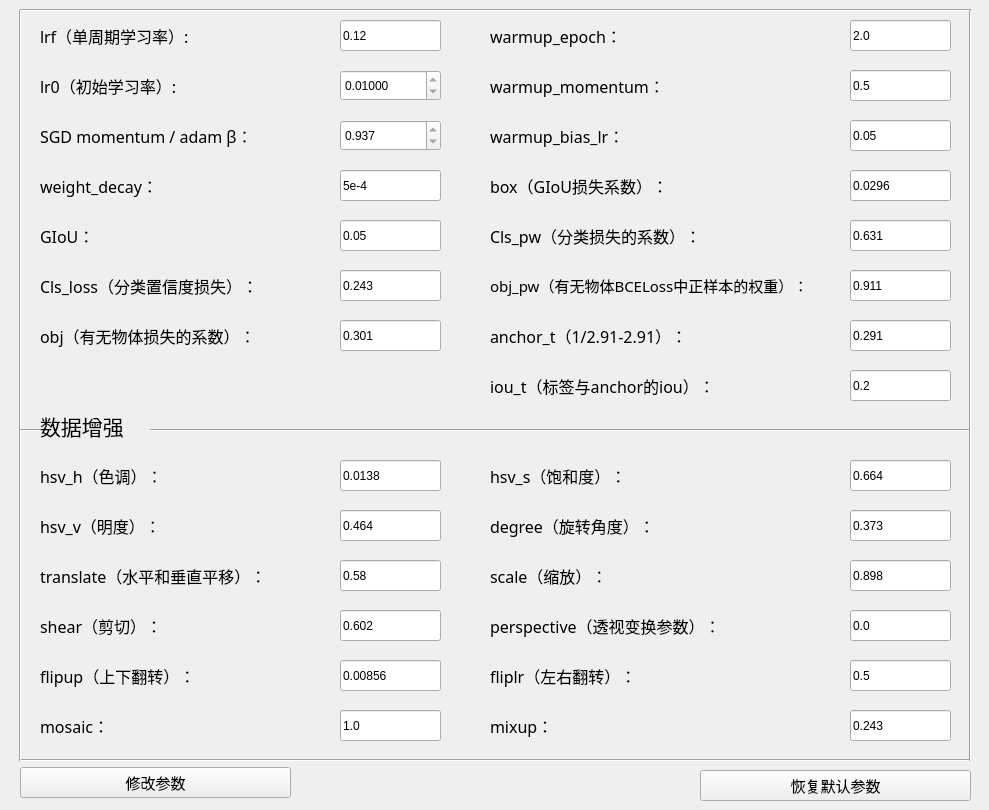
   <widget class="QWidget" name="tab_5">
    <attribute name="title">
     <string>超参数初始化</string>
    </attribute>
    <widget class="QLineEdit" name="cls">
     <property name="geometry">
      <rect>
       <x>340</x>
       <y>270</y>
       <width>101</width>
       <height>31</height>
      </rect>
     </property>
     <property name="styleSheet">
      <string notr="true">font: 87 9pt &quot;Arial Black&quot;;</string>
     </property>
     <property name="text">
      <string>0.243</string>
     </property>
     <property name="readOnly">
      <bool>true</bool>
     </property>
    </widget>
    <widget class="QLineEdit" name="weight_decay">
     <property name="geometry">
      <rect>
       <x>340</x>
       <y>170</y>
       <width>101</width>
       <height>31</height>
      </rect>
     </property>
     <property name="styleSheet">
      <string notr="true">font: 87 9pt &quot;Arial Black&quot;;</string>
     </property>
     <property name="text">
      <string>5e-4</string>
     </property>
     <property name="readOnly">
      <bool>true</bool>
     </property>
    </widget>
    <widget class="QDoubleSpinBox" name="lr0">
     <property name="geometry">
      <rect>
       <x>340</x>
       <y>70</y>
       <width>101</width>
       <height>31</height>
      </rect>
     </property>
     <property name="styleSheet">
      <string notr="true">
font: 87 9pt &quot;Arial Black&quot;;</string>
     </property>
     <property name="readOnly">
      <bool>true</bool>
     </property>
     <property name="decimals">
      <number>5</number>
     </property>
     <property name="minimum">
      <double>0.000010000000000</double>
     </property>
     <property name="maximum">
      <double>2.000000000000000</double>
     </property>
     <property name="singleStep">
      <double>0.000500000000000</double>
     </property>
     <property name="value">
      <double>0.010000000000000</double>
     </property>
    </widget>
    <widget class="QLabel" name="label_33">
     <property name="geometry">
      <rect>
       <x>40</x>
       <y>60</y>
       <width>251</width>
       <height>51</height>
      </rect>
     </property>
     <property name="font">
      <font>
       <family>黑体</family>
       <pointsize>12</pointsize>
      </font>
     </property>
     <property name="text">
      <string>lr0（初始学习率）:</string>
     </property>
    </widget>
    <widget class="QDoubleSpinBox" name="momentum">
     <property name="geometry">
      <rect>
       <x>340</x>
       <y>120</y>
       <width>101</width>
       <height>31</height>
      </rect>
     </property>
     <property name="styleSheet">
      <string notr="true">
font: 87 9pt &quot;Arial Black&quot;;</string>
     </property>
     <property name="readOnly">
      <bool>true</bool>
     </property>
     <property name="decimals">
      <number>3</number>
     </property>
     <property name="minimum">
      <double>0.001000000000000</double>
     </property>
     <property name="maximum">
      <double>1.000000000000000</double>
     </property>
     <property name="singleStep">
      <double>0.050000000000000</double>
     </property>
     <property name="value">
      <double>0.937000000000000</double>
     </property>
    </widget>
    <widget class="QLabel" name="label_34">
     <property name="geometry">
      <rect>
       <x>40</x>
       <y>260</y>
       <width>281</width>
       <height>51</height>
      </rect>
     </property>
     <property name="font">
      <font>
       <family>黑体</family>
       <pointsize>12</pointsize>
      </font>
     </property>
     <property name="text">
      <string>Cls_loss（分类置信度损失）：</string>
     </property>
    </widget>
    <widget class="QLabel" name="label_35">
     <property name="geometry">
      <rect>
       <x>40</x>
       <y>210</y>
       <width>251</width>
       <height>51</height>
      </rect>
     </property>
     <property name="font">
      <font>
       <family>黑体</family>
       <pointsize>12</pointsize>
      </font>
     </property>
     <property name="text">
      <string>GIoU：</string>
     </property>
    </widget>
    <widget class="QLineEdit" name="giou">
     <property name="geometry">
      <rect>
       <x>340</x>
       <y>220</y>
       <width>101</width>
       <height>31</height>
      </rect>
     </property>
     <property name="styleSheet">
      <string notr="true">font: 87 9pt &quot;Arial Black&quot;;</string>
     </property>
     <property name="text">
      <string>0.05</string>
     </property>
     <property name="readOnly">
      <bool>true</bool>
     </property>
    </widget>
    <widget class="QLabel" name="label_36">
     <property name="geometry">
      <rect>
       <x>40</x>
       <y>160</y>
       <width>251</width>
       <height>51</height>
      </rect>
     </property>
     <property name="font">
      <font>
       <family>黑体</family>
       <pointsize>12</pointsize>
      </font>
     </property>
     <property name="text">
      <string>weight_decay：</string>
     </property>
    </widget>
    <widget class="QLabel" name="label_37">
     <property name="geometry">
      <rect>
       <x>40</x>
       <y>110</y>
       <width>251</width>
       <height>51</height>
      </rect>
     </property>
     <property name="font">
      <font>
       <family>黑体</family>
       <pointsize>12</pointsize>
      </font>
     </property>
     <property name="text">
      <string>SGD momentum / adam β：</string>
     </property>
    </widget>
    <widget class="QLineEdit" name="obj">
     <property name="geometry">
      <rect>
       <x>340</x>
       <y>320</y>
       <width>101</width>
       <height>31</height>
      </rect>
     </property>
     <property name="styleSheet">
      <string notr="true">font: 87 9pt &quot;Arial Black&quot;;</string>
     </property>
     <property name="text">
      <string>0.301</string>
     </property>
     <property name="readOnly">
      <bool>true</bool>
     </property>
    </widget>
    <widget class="QLineEdit" name="iou_t">
     <property name="geometry">
      <rect>
       <x>850</x>
       <y>370</y>
       <width>101</width>
       <height>31</height>
      </rect>
     </property>
     <property name="styleSheet">
      <string notr="true">font: 87 9pt &quot;Arial Black&quot;;</string>
     </property>
     <property name="text">
      <string>0.2</string>
     </property>
     <property name="readOnly">
      <bool>true</bool>
     </property>
    </widget>
    <widget class="QLineEdit" name="hsv_h">
     <property name="geometry">
      <rect>
       <x>340</x>
       <y>460</y>
       <width>101</width>
       <height>31</height>
      </rect>
     </property>
     <property name="styleSheet">
      <string notr="true">font: 87 9pt &quot;Arial Black&quot;;</string>
     </property>
     <property name="text">
      <string>0.0138</string>
     </property>
     <property name="readOnly">
      <bool>true</bool>
     </property>
    </widget>
    <widget class="QLineEdit" name="hsv_v">
     <property name="geometry">
      <rect>
       <x>340</x>
       <y>510</y>
       <width>101</width>
       <height>31</height>
      </rect>
     </property>
     <property name="styleSheet">
      <string notr="true">font: 87 9pt &quot;Arial Black&quot;;</string>
     </property>
     <property name="text">
      <string>0.464</string>
     </property>
     <property name="readOnly">
      <bool>true</bool>
     </property>
    </widget>
    <widget class="QLineEdit" name="translate">
     <property name="geometry">
      <rect>
       <x>340</x>
       <y>560</y>
       <width>101</width>
       <height>31</height>
      </rect>
     </property>
     <property name="styleSheet">
      <string notr="true">font: 87 9pt &quot;Arial Black&quot;;</string>
     </property>
     <property name="text">
      <string>0.58</string>
     </property>
     <property name="readOnly">
      <bool>true</bool>
     </property>
    </widget>
    <widget class="QLineEdit" name="shear">
     <property name="geometry">
      <rect>
       <x>340</x>
       <y>610</y>
       <width>101</width>
       <height>31</height>
      </rect>
     </property>
     <property name="styleSheet">
      <string notr="true">font: 87 9pt &quot;Arial Black&quot;;</string>
     </property>
     <property name="text">
      <string>0.602</string>
     </property>
     <property name="readOnly">
      <bool>true</bool>
     </property>
    </widget>
    <widget class="QLineEdit" name="flipup">
     <property name="geometry">
      <rect>
       <x>340</x>
       <y>660</y>
       <width>101</width>
       <height>31</height>
      </rect>
     </property>
     <property name="styleSheet">
      <string notr="true">font: 87 9pt &quot;Arial Black&quot;;</string>
     </property>
     <property name="text">
      <string>0.00856</string>
     </property>
     <property name="readOnly">
      <bool>true</bool>
     </property>
    </widget>
    <widget class="QLineEdit" name="perspective">
     <property name="geometry">
      <rect>
       <x>850</x>
       <y>610</y>
       <width>101</width>
       <height>31</height>
      </rect>
     </property>
     <property name="styleSheet">
      <string notr="true">font: 87 9pt &quot;Arial Black&quot;;</string>
     </property>
     <property name="text">
      <string>0.0</string>
     </property>
     <property name="readOnly">
      <bool>true</bool>
     </property>
    </widget>
    <widget class="QLineEdit" name="scale">
     <property name="geometry">
      <rect>
       <x>850</x>
       <y>560</y>
       <width>101</width>
       <height>31</height>
      </rect>
     </property>
     <property name="styleSheet">
      <string notr="true">font: 87 9pt &quot;Arial Black&quot;;</string>
     </property>
     <property name="text">
      <string>0.898</string>
     </property>
     <property name="readOnly">
      <bool>true</bool>
     </property>
    </widget>
    <widget class="QLineEdit" name="lrf">
     <property name="geometry">
      <rect>
       <x>340</x>
       <y>20</y>
       <width>101</width>
       <height>31</height>
      </rect>
     </property>
     <property name="styleSheet">
      <string notr="true">font: 87 9pt &quot;Arial Black&quot;;</string>
     </property>
     <property name="text">
      <string>0.12</string>
     </property>
     <property name="readOnly">
      <bool>true</bool>
     </property>
    </widget>
    <widget class="QLineEdit" name="warmup_epoch">
     <property name="geometry">
      <rect>
       <x>850</x>
       <y>20</y>
       <width>101</width>
       <height>31</height>
      </rect>
     </property>
     <property name="styleSheet">
      <string notr="true">font: 87 9pt &quot;Arial Black&quot;;</string>
     </property>
     <property name="text">
      <string>2.0</string>
     </property>
     <property name="readOnly">
      <bool>true</bool>
     </property>
    </widget>
    <widget class="QLineEdit" name="warmup_momentum">
     <property name="geometry">
      <rect>
       <x>850</x>
       <y>70</y>
       <width>101</width>
       <height>31</height>
      </rect>
     </property>
     <property name="styleSheet">
      <string notr="true">font: 87 9pt &quot;Arial Black&quot;;</string>
     </property>
     <property name="text">
      <string>0.5</string>
     </property>
     <property name="readOnly">
      <bool>true</bool>
     </property>
    </widget>
    <widget class="QLineEdit" name="warmup_bias_lr">
     <property name="geometry">
      <rect>
       <x>850</x>
       <y>120</y>
       <width>101</width>
       <height>31</height>
      </rect>
     </property>
     <property name="styleSheet">
      <string notr="true">font: 87 9pt &quot;Arial Black&quot;;</string>
     </property>
     <property name="text">
      <string>0.05</string>
     </property>
     <property name="readOnly">
      <bool>true</bool>
     </property>
    </widget>
    <widget class="QLineEdit" name="box">
     <property name="geometry">
      <rect>
       <x>850</x>
       <y>170</y>
       <width>101</width>
       <height>31</height>
      </rect>
     </property>
     <property name="styleSheet">
      <string notr="true">font: 87 9pt &quot;Arial Black&quot;;</string>
     </property>
     <property name="text">
      <string>0.0296</string>
     </property>
     <property name="readOnly">
      <bool>true</bool>
     </property>
    </widget>
    <widget class="QLineEdit" name="cls_pw">
     <property name="geometry">
      <rect>
       <x>850</x>
       <y>220</y>
       <width>101</width>
       <height>31</height>
      </rect>
     </property>
     <property name="styleSheet">
      <string notr="true">font: 87 9pt &quot;Arial Black&quot;;</string>
     </property>
     <property name="text">
      <string>0.631</string>
     </property>
     <property name="readOnly">
      <bool>true</bool>
     </property>
    </widget>
    <widget class="QLineEdit" name="obj_pw">
     <property name="geometry">
      <rect>
       <x>850</x>
       <y>270</y>
       <width>101</width>
       <height>31</height>
      </rect>
     </property>
     <property name="styleSheet">
      <string notr="true">font: 87 9pt &quot;Arial Black&quot;;</string>
     </property>
     <property name="text">
      <string>0.911</string>
     </property>
     <property name="readOnly">
      <bool>true</bool>
     </property>
    </widget>
    <widget class="QLineEdit" name="anchor_t">
     <property name="geometry">
      <rect>
       <x>850</x>
       <y>320</y>
       <width>101</width>
       <height>31</height>
      </rect>
     </property>
     <property name="styleSheet">
      <string notr="true">font: 87 9pt &quot;Arial Black&quot;;</string>
     </property>
     <property name="text">
      <string>0.291</string>
     </property>
     <property name="readOnly">
      <bool>true</bool>
     </property>
    </widget>
    <widget class="QLineEdit" name="hsv_s">
     <property name="geometry">
      <rect>
       <x>850</x>
       <y>460</y>
       <width>101</width>
       <height>31</height>
      </rect>
     </property>
     <property name="styleSheet">
      <string notr="true">font: 87 9pt &quot;Arial Black&quot;;</string>
     </property>
     <property name="text">
      <string>0.664</string>
     </property>
     <property name="readOnly">
      <bool>true</bool>
     </property>
    </widget>
    <widget class="QLineEdit" name="degree">
     <property name="geometry">
      <rect>
       <x>850</x>
       <y>510</y>
       <width>101</width>
       <height>31</height>
      </rect>
     </property>
     <property name="styleSheet">
      <string notr="true">font: 87 9pt &quot;Arial Black&quot;;</string>
     </property>
     <property name="text">
      <string>0.373</string>
     </property>
     <property name="readOnly">
      <bool>true</bool>
     </property>
    </widget>
    <widget class="QLabel" name="label_38">
     <property name="geometry">
      <rect>
       <x>40</x>
       <y>10</y>
       <width>251</width>
       <height>51</height>
      </rect>
     </property>
     <property name="font">
      <font>
       <family>黑体</family>
       <pointsize>12</pointsize>
      </font>
     </property>
     <property name="text">
      <string>lrf（单周期学习率）:</string>
     </property>
    </widget>
    <widget class="QLabel" name="label_39">
     <property name="geometry">
      <rect>
       <x>490</x>
       <y>10</y>
       <width>251</width>
       <height>51</height>
      </rect>
     </property>
     <property name="font">
      <font>
       <family>黑体</family>
       <pointsize>12</pointsize>
      </font>
     </property>
     <property name="text">
      <string>warmup_epoch：</string>
     </property>
    </widget>
    <widget class="QLabel" name="label_40">
     <property name="geometry">
      <rect>
       <x>490</x>
       <y>60</y>
       <width>251</width>
       <height>51</height>
      </rect>
     </property>
     <property name="font">
      <font>
       <family>黑体</family>
       <pointsize>12</pointsize>
      </font>
     </property>
     <property name="text">
      <string>warmup_momentum：</string>
     </property>
    </widget>
    <widget class="QLabel" name="label_41">
     <property name="geometry">
      <rect>
       <x>490</x>
       <y>110</y>
       <width>251</width>
       <height>51</height>
      </rect>
     </property>
     <property name="font">
      <font>
       <family>黑体</family>
       <pointsize>12</pointsize>
      </font>
     </property>
     <property name="text">
      <string>warmup_bias_lr：</string>
     </property>
    </widget>
    <widget class="QLabel" name="label_42">
     <property name="geometry">
      <rect>
       <x>490</x>
       <y>160</y>
       <width>251</width>
       <height>51</height>
      </rect>
     </property>
     <property name="font">
      <font>
       <family>黑体</family>
       <pointsize>12</pointsize>
      </font>
     </property>
     <property name="text">
      <string>box（GIoU损失系数）：</string>
     </property>
    </widget>
    <widget class="QLabel" name="label_43">
     <property name="geometry">
      <rect>
       <x>490</x>
       <y>210</y>
       <width>251</width>
       <height>51</height>
      </rect>
     </property>
     <property name="font">
      <font>
       <family>黑体</family>
       <pointsize>12</pointsize>
      </font>
     </property>
     <property name="text">
      <string>Cls_pw（分类损失的系数）：</string>
     </property>
    </widget>
    <widget class="QLabel" name="label_44">
     <property name="geometry">
      <rect>
       <x>490</x>
       <y>260</y>
       <width>381</width>
       <height>51</height>
      </rect>
     </property>
     <property name="font">
      <font>
       <family>黑体</family>
       <pointsize>11</pointsize>
      </font>
     </property>
     <property name="text">
      <string>obj_pw（有无物体BCELoss中正样本的权重）：</string>
     </property>
    </widget>
    <widget class="QLabel" name="label_45">
     <property name="geometry">
      <rect>
       <x>40</x>
       <y>310</y>
       <width>271</width>
       <height>51</height>
      </rect>
     </property>
     <property name="font">
      <font>
       <family>黑体</family>
       <pointsize>12</pointsize>
      </font>
     </property>
     <property name="text">
      <string>obj（有无物体损失的系数）：</string>
     </property>
    </widget>
    <widget class="QLabel" name="label_46">
     <property name="geometry">
      <rect>
       <x>490</x>
       <y>360</y>
       <width>271</width>
       <height>51</height>
      </rect>
     </property>
     <property name="font">
      <font>
       <family>黑体</family>
       <pointsize>12</pointsize>
      </font>
     </property>
     <property name="text">
      <string>iou_t（标签与anchor的iou）：</string>
     </property>
    </widget>
    <widget class="QLabel" name="label_47">
     <property name="geometry">
      <rect>
       <x>490</x>
       <y>310</y>
       <width>251</width>
       <height>51</height>
      </rect>
     </property>
     <property name="font">
      <font>
       <family>黑体</family>
       <pointsize>12</pointsize>
      </font>
     </property>
     <property name="text">
      <string>anchor_t（1/2.91-2.91）：</string>
     </property>
    </widget>
    <widget class="Line" name="line">
     <property name="geometry">
      <rect>
       <x>150</x>
       <y>420</y>
       <width>821</width>
       <height>20</height>
      </rect>
     </property>
     <property name="orientation">
      <enum>Qt::Horizontal</enum>
     </property>
    </widget>
    <widget class="Line" name="line_2">
     <property name="geometry">
      <rect>
       <x>20</x>
       <y>750</y>
       <width>951</width>
       <height>20</height>
      </rect>
     </property>
     <property name="orientation">
      <enum>Qt::Horizontal</enum>
     </property>
    </widget>
    <widget class="Line" name="line_3">
     <property name="geometry">
      <rect>
       <x>960</x>
       <y>10</y>
       <width>20</width>
       <height>751</height>
      </rect>
     </property>
     <property name="orientation">
      <enum>Qt::Vertical</enum>
     </property>
    </widget>
    <widget class="QLabel" name="label">
     <property name="geometry">
      <rect>
       <x>40</x>
       <y>370</y>
       <width>141</width>
       <height>111</height>
      </rect>
     </property>
     <property name="font">
      <font>
       <family>方正粗黑宋简体</family>
       <pointsize>16</pointsize>
      </font>
     </property>
     <property name="text">
      <string>数据增强</string>
     </property>
    </widget>
    <widget class="Line" name="line_4">
     <property name="geometry">
      <rect>
       <x>10</x>
       <y>10</y>
       <width>20</width>
       <height>751</height>
      </rect>
     </property>
     <property name="orientation">
      <enum>Qt::Vertical</enum>
     </property>
    </widget>
    <widget class="Line" name="line_9">
     <property name="geometry">
      <rect>
       <x>20</x>
       <y>0</y>
       <width>951</width>
       <height>20</height>
      </rect>
     </property>
     <property name="orientation">
      <enum>Qt::Horizontal</enum>
     </property>
    </widget>
    <widget class="QLabel" name="label_64">
     <property name="geometry">
      <rect>
       <x>40</x>
       <y>450</y>
       <width>271</width>
       <height>51</height>
      </rect>
     </property>
     <property name="font">
      <font>
       <family>黑体</family>
       <pointsize>12</pointsize>
      </font>
     </property>
     <property name="text">
      <string>hsv_h（色调）：</string>
     </property>
    </widget>
    <widget class="QLabel" name="label_65">
     <property name="geometry">
      <rect>
       <x>490</x>
       <y>450</y>
       <width>271</width>
       <height>51</height>
      </rect>
     </property>
     <property name="font">
      <font>
       <family>黑体</family>
       <pointsize>12</pointsize>
      </font>
     </property>
     <property name="text">
      <string>hsv_s（饱和度）：</string>
     </property>
    </widget>
    <widget class="QLabel" name="label_66">
     <property name="geometry">
      <rect>
       <x>40</x>
       <y>500</y>
       <width>271</width>
       <height>51</height>
      </rect>
     </property>
     <property name="font">
      <font>
       <family>黑体</family>
       <pointsize>12</pointsize>
      </font>
     </property>
     <property name="text">
      <string>hsv_v（明度）：</string>
     </property>
    </widget>
    <widget class="QLabel" name="label_67">
     <property name="geometry">
      <rect>
       <x>490</x>
       <y>500</y>
       <width>271</width>
       <height>51</height>
      </rect>
     </property>
     <property name="font">
      <font>
       <family>黑体</family>
       <pointsize>12</pointsize>
      </font>
     </property>
     <property name="text">
      <string>degree（旋转角度）：</string>
     </property>
    </widget>
    <widget class="QLabel" name="label_68">
     <property name="geometry">
      <rect>
       <x>40</x>
       <y>550</y>
       <width>271</width>
       <height>51</height>
      </rect>
     </property>
     <property name="font">
      <font>
       <family>黑体</family>
       <pointsize>12</pointsize>
      </font>
     </property>
     <property name="text">
      <string>translate（水平和垂直平移）：</string>
     </property>
    </widget>
    <widget class="QLabel" name="label_69">
     <property name="geometry">
      <rect>
       <x>490</x>
       <y>550</y>
       <width>271</width>
       <height>51</height>
      </rect>
     </property>
     <property name="font">
      <font>
       <family>黑体</family>
       <pointsize>12</pointsize>
      </font>
     </property>
     <property name="text">
      <string>scale（缩放）：</string>
     </property>
    </widget>
    <widget class="QLabel" name="label_70">
     <property name="geometry">
      <rect>
       <x>40</x>
       <y>600</y>
       <width>271</width>
       <height>51</height>
      </rect>
     </property>
     <property name="font">
      <font>
       <family>黑体</family>
       <pointsize>12</pointsize>
      </font>
     </property>
     <property name="text">
      <string>shear（剪切）：</string>
     </property>
    </widget>
    <widget class="QLabel" name="label_71">
     <property name="geometry">
      <rect>
       <x>490</x>
       <y>600</y>
       <width>291</width>
       <height>51</height>
      </rect>
     </property>
     <property name="font">
      <font>
       <family>黑体</family>
       <pointsize>12</pointsize>
      </font>
     </property>
     <property name="text">
      <string>perspective（透视变换参数）：</string>
     </property>
    </widget>
    <widget class="QLabel" name="label_72">
     <property name="geometry">
      <rect>
       <x>40</x>
       <y>650</y>
       <width>271</width>
       <height>51</height>
      </rect>
     </property>
     <property name="font">
      <font>
       <family>黑体</family>
       <pointsize>12</pointsize>
      </font>
     </property>
     <property name="text">
      <string>flipup（上下翻转）：</string>
     </property>
    </widget>
    <widget class="QLabel" name="label_73">
     <property name="geometry">
      <rect>
       <x>490</x>
       <y>650</y>
       <width>271</width>
       <height>51</height>
      </rect>
     </property>
     <property name="font">
      <font>
       <family>黑体</family>
       <pointsize>12</pointsize>
      </font>
     </property>
     <property name="text">
      <string>fliplr（左右翻转）：</string>
     </property>
    </widget>
    <widget class="QLineEdit" name="fliplr">
     <property name="geometry">
      <rect>
       <x>850</x>
       <y>660</y>
       <width>101</width>
       <height>31</height>
      </rect>
     </property>
     <property name="styleSheet">
      <string notr="true">font: 87 9pt &quot;Arial Black&quot;;</string>
     </property>
     <property name="text">
      <string>0.5</string>
     </property>
     <property name="readOnly">
      <bool>true</bool>
     </property>
    </widget>
    <widget class="QLabel" name="label_74">
     <property name="geometry">
      <rect>
       <x>40</x>
       <y>700</y>
       <width>271</width>
       <height>51</height>
      </rect>
     </property>
     <property name="font">
      <font>
       <family>黑体</family>
       <pointsize>12</pointsize>
      </font>
     </property>
     <property name="text">
      <string>mosaic：</string>
     </property>
    </widget>
    <widget class="QLineEdit" name="mosaic">
     <property name="geometry">
      <rect>
       <x>340</x>
       <y>710</y>
       <width>101</width>
       <height>31</height>
      </rect>
     </property>
     <property name="styleSheet">
      <string notr="true">font: 87 9pt &quot;Arial Black&quot;;</string>
     </property>
     <property name="text">
      <string>1.0</string>
     </property>
     <property name="readOnly">
      <bool>true</bool>
     </property>
    </widget>
    <widget class="QLineEdit" name="mixup">
     <property name="geometry">
      <rect>
       <x>850</x>
       <y>710</y>
       <width>101</width>
       <height>31</height>
      </rect>
     </property>
     <property name="styleSheet">
      <string notr="true">font: 87 9pt &quot;Arial Black&quot;;</string>
     </property>
     <property name="text">
      <string>0.243</string>
     </property>
     <property name="readOnly">
      <bool>true</bool>
     </property>
    </widget>
    <widget class="QLabel" name="label_75">
     <property name="geometry">
      <rect>
       <x>490</x>
       <y>700</y>
       <width>271</width>
       <height>51</height>
      </rect>
     </property>
     <property name="font">
      <font>
       <family>黑体</family>
       <pointsize>12</pointsize>
      </font>
     </property>
     <property name="text">
      <string>mixup：</string>
     </property>
    </widget>
    <widget class="QPushButton" name="saveParamsButton">
     <property name="geometry">
      <rect>
       <x>20</x>
       <y>767</y>
       <width>271</width>
       <height>31</height>
      </rect>
     </property>
     <property name="font">
      <font>
       <family>Adobe Devanagari</family>
       <pointsize>11</pointsize>
      </font>
     </property>
     <property name="text">
      <string>修改参数</string>
     </property>
    </widget>
    <widget class="QPushButton" name="defaultButton">
     <property name="geometry">
      <rect>
       <x>700</x>
       <y>770</y>
       <width>271</width>
       <height>31</height>
      </rect>
     </property>
     <property name="font">
      <font>
       <family>Adobe Devanagari</family>
       <pointsize>11</pointsize>
      </font>
     </property>
     <property name="text">
      <string>恢复默认参数</string>
     </property>
    </widget>
    <widget class="Line" name="line_10">
     <property name="geometry">
      <rect>
       <x>20</x>
       <y>420</y>
       <width>21</width>
       <height>20</height>
      </rect>
     </property>
     <property name="orientation">
      <enum>Qt::Horizontal</enum>
     </property>
    </widget>
   </widget>
